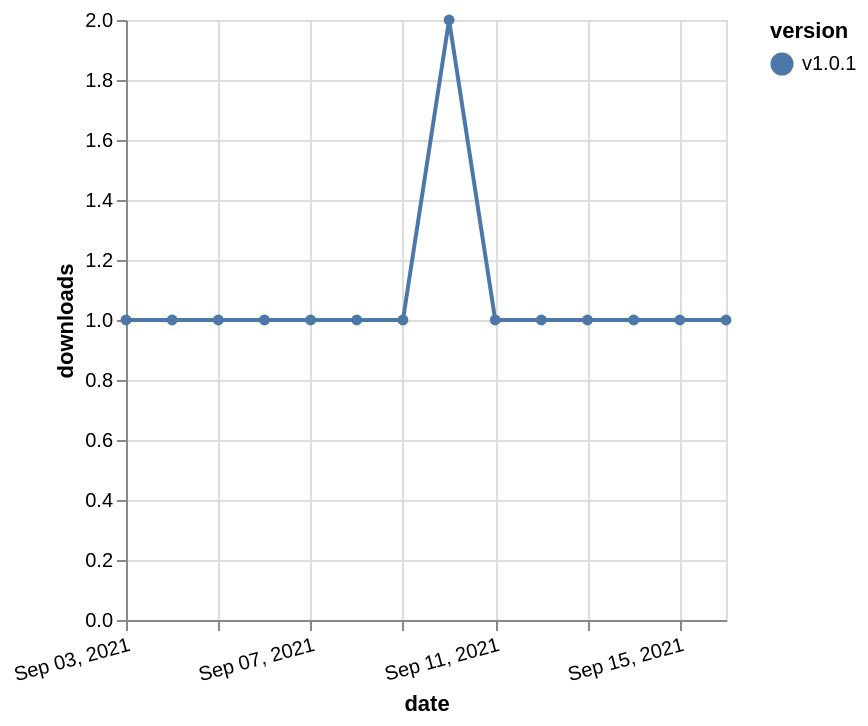

Specify this chart in Vega-Lite:
### Vega-Lite specification from a JSON file in a GitHub repository (floating-point values rounded to 4 significant figures)
{"$schema": "https://vega.github.io/schema/vega-lite/v5.json", "description": "A simple bar chart with embedded data.", "data": {"values": [{"date": "2021-09-03", "total": 128, "delta": 1, "version": "v1.0.1"}, {"date": "2021-09-04", "total": 129, "delta": 1, "version": "v1.0.1"}, {"date": "2021-09-05", "total": 130, "delta": 1, "version": "v1.0.1"}, {"date": "2021-09-06", "total": 131, "delta": 1, "version": "v1.0.1"}, {"date": "2021-09-07", "total": 132, "delta": 1, "version": "v1.0.1"}, {"date": "2021-09-08", "total": 133, "delta": 1, "version": "v1.0.1"}, {"date": "2021-09-09", "total": 134, "delta": 1, "version": "v1.0.1"}, {"date": "2021-09-10", "total": 136, "delta": 2, "version": "v1.0.1"}, {"date": "2021-09-11", "total": 137, "delta": 1, "version": "v1.0.1"}, {"date": "2021-09-12", "total": 138, "delta": 1, "version": "v1.0.1"}, {"date": "2021-09-13", "total": 139, "delta": 1, "version": "v1.0.1"}, {"date": "2021-09-14", "total": 140, "delta": 1, "version": "v1.0.1"}, {"date": "2021-09-15", "total": 141, "delta": 1, "version": "v1.0.1"}, {"date": "2021-09-16", "total": 142, "delta": 1, "version": "v1.0.1"}]}, "width": "container", "mark": {"type": "line", "point": {"filled": true}}, "encoding": {"x": {"field": "date", "type": "temporal", "timeUnit": "yearmonthdate", "title": "date", "axis": {"labelAngle": -15}}, "y": {"field": "delta", "type": "quantitative", "title": "downloads"}, "color": {"field": "version", "type": "nominal"}, "tooltip": {"field": "delta"}}}
